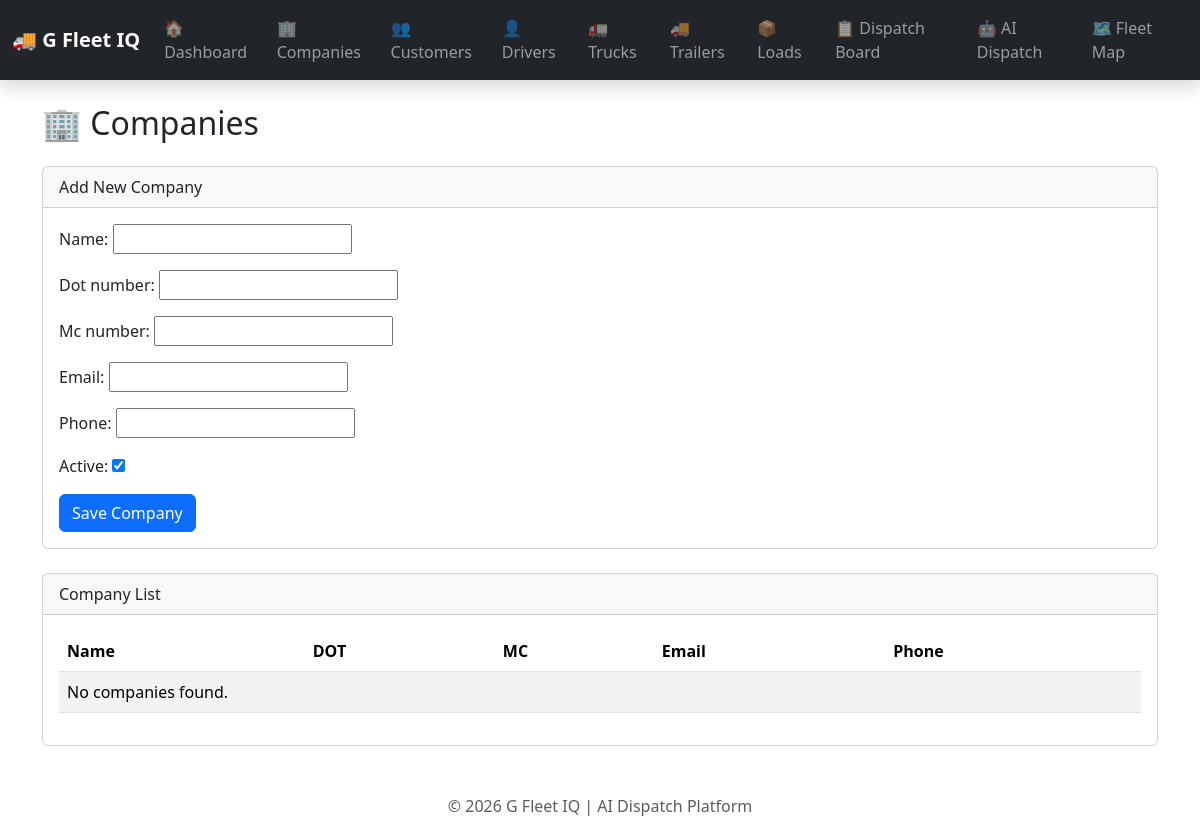
/companies/, run on an earlier commit of the app's database.
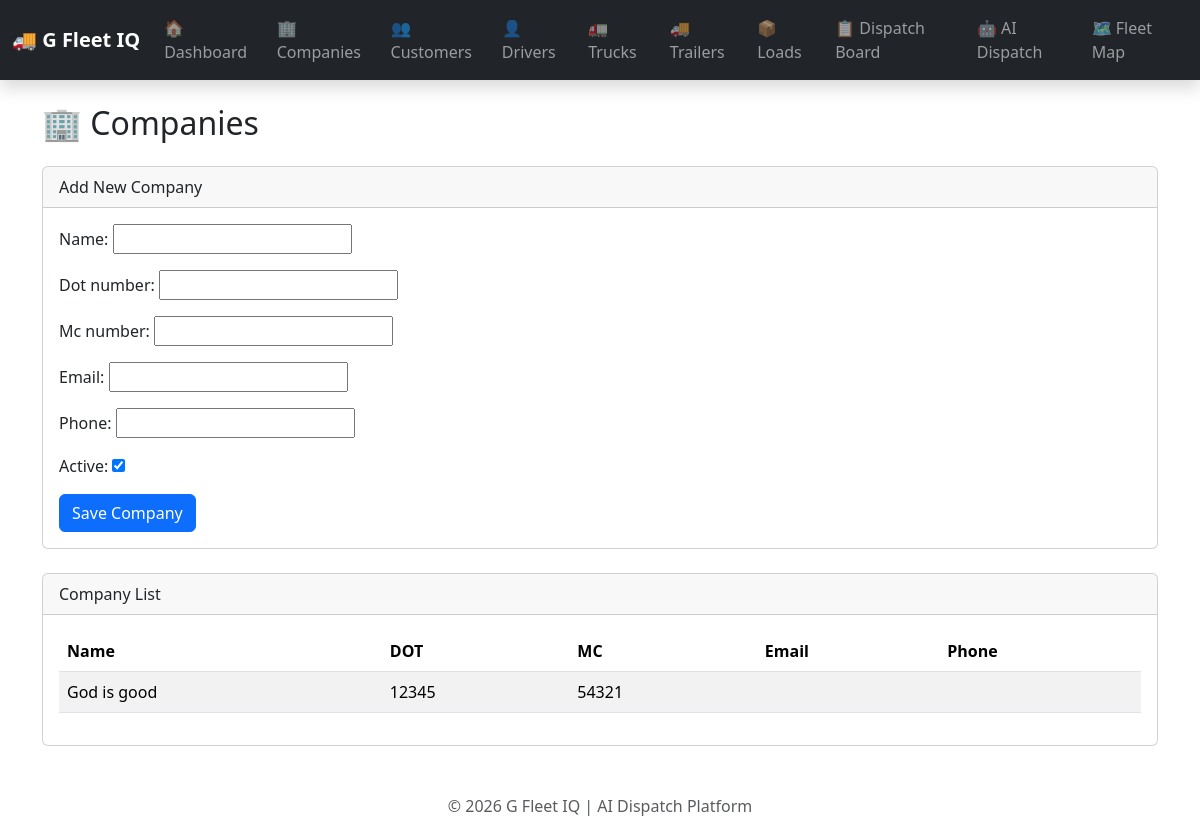
And on a later commit of the database.
### fleet/models.py (models this page shows, shortened)
class Company(models.Model):
    name = models.CharField(max_length=200)
    dot_number = models.CharField(max_length=50, blank=True)
    mc_number = models.CharField(max_length=50, blank=True)
    email = models.EmailField(blank=True)
    phone = models.CharField(max_length=30, blank=True)
    active = models.BooleanField(default=True)

### dashboard/views.py (the view)
# urls.py: path("companies/", views.companies, name="companies"),
def companies(request):
    if request.method == "POST":
        form = CompanyForm(request.POST)
        if form.is_valid():
            form.save()
            return redirect("companies")
    else:
        form = CompanyForm()
    return render(
        request,
        "dashboard/companies.html",
        {
            "companies": Company.objects.all(),
            "form": form,
        },
    )

### dashboard/forms.py
class CompanyForm(forms.ModelForm):
    class Meta:
        model = Company
        fields = "__all__"

### dashboard/templates/dashboard/companies.html (shortened to what this page needs)
{% extends "dashboard/base.html" %}
{% block content %}
<h2 class="mb-4">🏢 Companies</h2>
<div class="card mb-4">
    <div class="card-header">
        Add New Company
    </div>
    <div class="card-body">
        <form method="post">
            {{ form.as_p }}
            <button type="submit" class="btn btn-primary">
                Save Company
            </button>
        </form>
    </div>
</div>
<div class="card">
    <div class="card-header">
        Company List
    </div>
    <div class="card-body">
        <table class="table table-striped">
            <thead>
                <tr>
                    <th>Name</th>
                    <th>DOT</th>
                    <th>MC</th>
                    <th>Email</th>
                    <th>Phone</th>
                </tr>
            </thead>
            <tbody>
            {% for company in companies %}
                <tr>
                    <td>{{ company.name }}</td>
                    <td>{{ company.dot_number }}</td>
                    <td>{{ company.mc_number }}</td>
                    <td>{{ company.email }}</td>
                    <td>{{ company.phone }}</td>
                </tr>
            {% empty %}
                <tr>
                    <td colspan="5">No companies found.</td>
                </tr>
            {% endfor %}
            </tbody>
        </table>
    </div>
</div>
{% endblock %}

What changed in the data, as far as the page shows it:
added Company: name "God is good", dot_number "12345", mc_number "54321"
Also different on the page:
text no longer shown: "No companies found."
